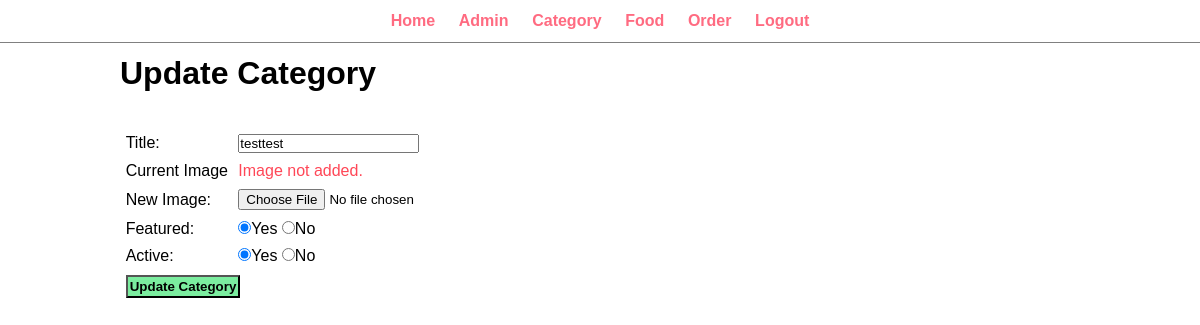
The app's page /admin/update-category.php?id=9 (signed in), older data.
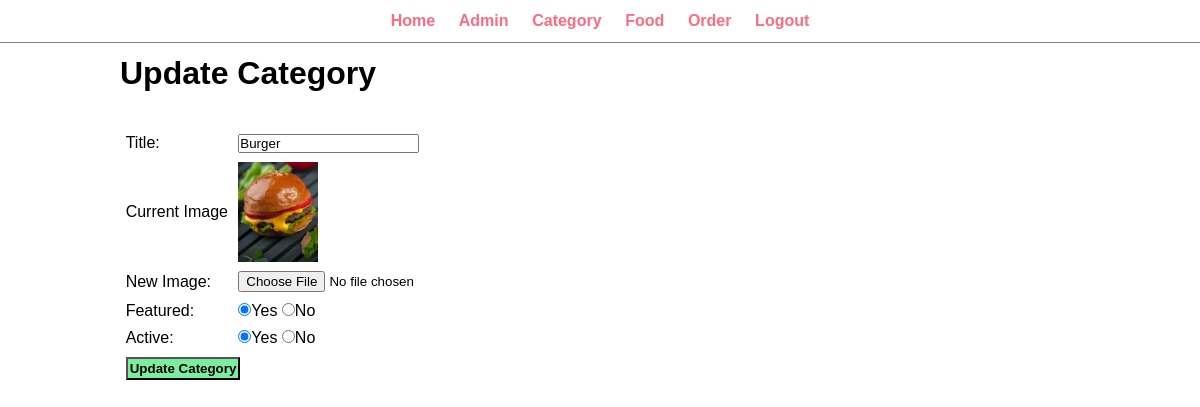
The same page, newer data.
### tables this page shows
CREATE TABLE `tbl_category` (
  `id` int(10) UNSIGNED NOT NULL,
  `title` varchar(100) NOT NULL,
  `image_name` varchar(255) NOT NULL,
  `featured` varchar(10) NOT NULL,
  `active` varchar(10) NOT NULL
);

### admin/update-category.php (the view, shortened to what this page needs)
<?php include('partials/menu.php');?>
<div class="main-content">
    <div class="wrapper">
        <h1>Update Category</h1>
        <?php
        if(isset($_GET['id'])){
            $id= $_GET['id'];
            $sql= "SELECT * FROM tbl_category WHERE id=$id";
            $res= mysqli_query($conn, $sql);
            $count = mysqli_num_rows($res);
            if($count ==1){
                $row= mysqli_fetch_assoc($res);
                $title = $row['title'];
                $current_image = $row['image_name'];
                $featured = $row['featured'];
                $active = $row['active'];
            }
            else{
                $_SESSION['no-category-found']= "<div class='error'> Category not Found.</div>";
                header('location:'.SITEURL.'admin/manage-category.php');
            }
        }
        else{
            header('location:'.SITEURL.'admin/manage-category.php');
        }
        ?>
        <br><br>
        <form action="" method="POST" enctype="multipart/form-data">
        <table class="tbl-30">
            <tr>
                <td>Title:</td>
                <td><input type="text" name="title" value="<?php echo $title; ?>"></td>
            </tr>
            <tr>
                <td>Current Image</td>
                <td>
                    <?php
                    if($current_image != ""){
                        ?>
                        <img src="<?php echo SITEURL;?>images/category/<?php echo $current_image; ?>" width = "80px">
                        <?php
                    }
                    else{
                        echo "<div class = 'error'>Image not added.</div>";
                    }
                    ?>
                </td>
            </tr>
            <tr>
                <td>New Image:</td>
                <td><input type="file" name="image" ></td>
            </tr>
            <tr>
                <td>Featured:</td>
                <td>
                    <input <?php if($featured=="Yes"){echo "checked";} ?> type="radio" name="featured" value="Yes">Yes
                    <input <?php if($featured=="No"){echo "checked";} ?> type="radio" name="featured" value="No">No
                </td>
            </tr>
            <tr>
                <td>Active:</td>
                <td>
                    <input <?php if($active =="Yes"){echo "checked";} ?> type="radio" name="active" value="Yes">Yes
                    <input <?php if($active=="No"){echo "checked";} ?>   type="radio" name="active" value="No">No
                </td>
            </tr>
            <tr>
                <td>
                    <input type="submit" name="submit" value="Update Category" class="btn-secondary" >
                </td>
            </tr>
        </table>
        </form>
    </div>
</div>

Row changes from the older to the newer data that the page shows:
changed tbl_category: title "testtest" → "Burger"; image_name: picture added; image_name empty → "Food_Category_880.jpg" (drawn)
Text that changed along with them:
text no longer shown: "Image not added."
